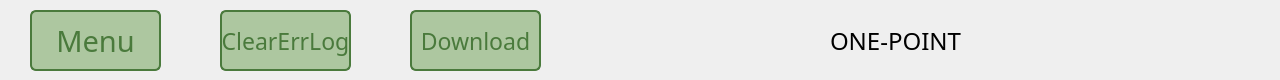
  <widget class="QWidget" name="Footer" native="true">
   <property name="geometry">
    <rect>
     <x>0</x>
     <y>720</y>
     <width>1280</width>
     <height>80</height>
    </rect>
   </property>
   <widget class="QPushButton" name="font_page_pbtn">
    <property name="geometry">
     <rect>
      <x>30</x>
      <y>10</y>
      <width>131</width>
      <height>61</height>
     </rect>
    </property>
    <property name="font">
     <font>
      <family>微软雅黑</family>
      <pointsize>22</pointsize>
     </font>
    </property>
    <property name="styleSheet">
     <string notr="true">QPushButton {
    /* 正常状态 */
	border:2px solid rgb(74,122,60);
	background-color:rgb(173,199,160);
	border-radius:6px;
    color:rgb(74,122,60);
}

QPushButton:hover {
    /* 鼠标停留状态 */
    background-color: rgb(184, 192, 193);
}

QPushButton:pressed {
    /* 鼠标按下状态 */

    background-color: rgb(255,255,255);
}</string>
    </property>
    <property name="text">
     <string>Menu</string>
    </property>
   </widget>
   <widget class="QPushButton" name="saving_pbtn">
    <property name="geometry">
     <rect>
      <x>410</x>
      <y>10</y>
      <width>131</width>
      <height>61</height>
     </rect>
    </property>
    <property name="font">
     <font>
      <family>思源黑体</family>
      <pointsize>17</pointsize>
     </font>
    </property>
    <property name="styleSheet">
     <string notr="true">QPushButton {
    /* 正常状态 */
	border:2px solid rgb(74,122,60);
	background-color:rgb(173,199,160);
	border-radius:6px;
    color:rgb(74,122,60);
}

QPushButton:hover {
    /* 鼠标停留状态 */
    background-color: rgb(184, 192, 193);
}

QPushButton:pressed {
    /* 鼠标按下状态 */

    background-color: rgb(255,255,255);
}</string>
    </property>
    <property name="text">
     <string>Download</string>
    </property>
   </widget>
   <widget class="QPushButton" name="clear_log_pbtn">
    <property name="geometry">
     <rect>
      <x>220</x>
      <y>10</y>
      <width>131</width>
      <height>61</height>
     </rect>
    </property>
    <property name="font">
     <font>
      <family>思源黑体</family>
      <pointsize>17</pointsize>
     </font>
    </property>
    <property name="styleSheet">
     <string notr="true">QPushButton {
    /* 正常状态 */
	border:2px solid rgb(74,122,60);
	background-color:rgb(173,199,160);
	border-radius:6px;
    color:rgb(74,122,60);
}

QPushButton:hover {
    /* 鼠标停留状态 */
    background-color: rgb(184, 192, 193);
}

QPushButton:pressed {
    /* 鼠标按下状态 */

    background-color: rgb(255,255,255);
}</string>
    </property>
    <property name="text">
     <string>ClearErrLog</string>
    </property>
   </widget>
   <widget class="QLabel" name="footer_line">
    <property name="geometry">
     <rect>
      <x>0</x>
      <y>0</y>
      <width>1280</width>
      <height>3</height>
     </rect>
    </property>
    <property name="text">
     <string/>
    </property>
   </widget>
   <widget class="QWidget" name="status_box" native="true">
    <property name="geometry">
     <rect>
      <x>820</x>
      <y>10</y>
      <width>431</width>
      <height>61</height>
     </rect>
    </property>
    <widget class="QLabel" name="status_box_line">
     <property name="geometry">
      <rect>
       <x>150</x>
       <y>1</y>
       <width>2</width>
       <height>59</height>
      </rect>
     </property>
     <property name="text">
      <string/>
     </property>
    </widget>
    <widget class="QLabel" name="status_text">
     <property name="geometry">
      <rect>
       <x>0</x>
       <y>15</y>
       <width>151</width>
       <height>31</height>
      </rect>
     </property>
     <property name="font">
      <font>
       <family>思源黑体</family>
       <pointsize>18</pointsize>
      </font>
     </property>
     <property name="text">
      <string>ONE-POINT</string>
     </property>
     <property name="alignment">
      <set>Qt::AlignCenter</set>
     </property>
    </widget>
    <widget class="QLabel" name="status_1">
     <property name="geometry">
      <rect>
       <x>175</x>
       <y>15</y>
       <width>25</width>
       <height>29</height>
      </rect>
     </property>
     <property name="text">
      <string/>
     </property>
    </widget>
    <widget class="QLabel" name="status_2">
     <property name="geometry">
      <rect>
       <x>215</x>
       <y>15</y>
       <width>22</width>
       <height>30</height>
      </rect>
     </property>
     <property name="text">
      <string/>
     </property>
    </widget>
    <widget class="QLabel" name="status_3">
     <property name="geometry">
      <rect>
       <x>255</x>
       <y>15</y>
       <width>15</width>
       <height>31</height>
      </rect>
     </property>
     <property name="text">
      <string/>
     </property>
    </widget>
    <widget class="QLabel" name="status_4">
     <property name="geometry">
      <rect>
       <x>285</x>
       <y>18</y>
       <width>30</width>
       <height>23</height>
      </rect>
     </property>
     <property name="text">
      <string/>
     </property>
    </widget>
    <widget class="QLabel" name="status_5">
     <property name="geometry">
      <rect>
       <x>330</x>
       <y>16</y>
       <width>27</width>
       <height>26</height>
      </rect>
     </property>
     <property name="text">
      <string/>
     </property>
    </widget>
    <widget class="QLabel" name="status_6">
     <property name="geometry">
      <rect>
       <x>370</x>
       <y>15</y>
       <width>30</width>
       <height>29</height>
      </rect>
     </property>
     <property name="text">
      <string/>
     </property>
    </widget>
   </widget>
  </widget>
